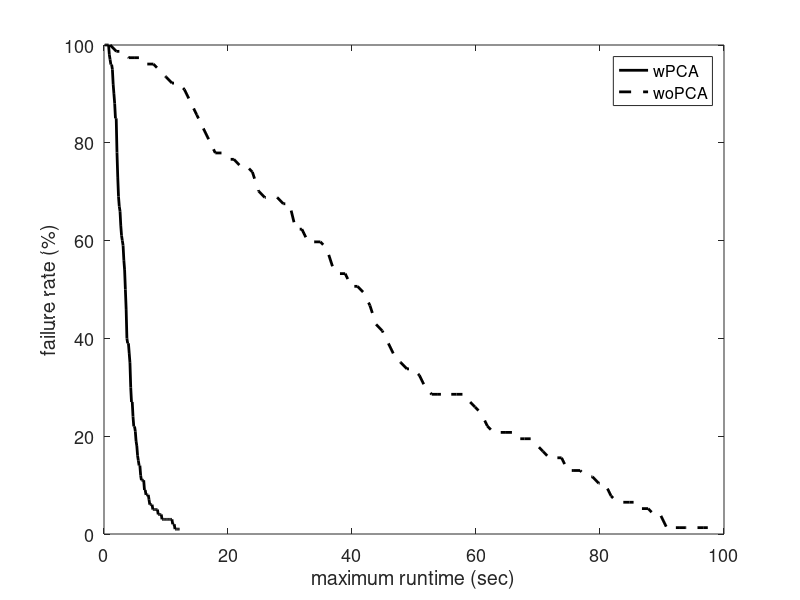

Write MATLAB code to recreate this figure.

clear all
clc

d = 0.2;
%%
planners = {'BiRRT','RRT','SBL'};
plannerType = planners{1};
switch plannerType
    case 'BiRRT'
        D{1} = load('Benchmark_BiRRT_PCS.txt'); 
        D{2} = load('Benchmark_BiRRT_GD.txt');
        D{1} = [d*ones(size(D{1},1),1) D{1}];
        D{2} = [d*ones(size(D{2},1),1) D{2}];
        D{1} = D{1}(D{1}(:,2)==1,:); 
        D{2} = D{2}(D{2}(:,2)==1,:); 
    case 'RRT'
        D{1} = load('Benchmark_RRT_envI_w_6.txt'); 
        D{2} = load('Benchmark_RRT_envI_wo.txt'); 
        fprintf('Failures: \t%.1f, %.1f \n', 100-sum(D{1}(:,1))/size(D{1},1)*100, 100-sum(D{2}(:,1))/size(D{2},1)*100);
        D{1} = [d*ones(size(D{1},1),1) D{1}];
        D{2} = [d*ones(size(D{2},1),1) D{2}];
        D{1} = D{1}(D{1}(:,2)==1,:); 
        D{2} = D{2}(D{2}(:,2)==1,:); 
    case 'SBL'

end

%%
disp(['Results for ' plannerType ':']);

%%

for k = 1:size(D,2)
    
    suc = D{k}(:,2)==1;
    F(:,k) = mean(D{k});
    
    tmin(k) = F(4,k);
end

% clc
disp('-----------------------------------');
fprintf('         \t\tw/\tw/o\n');
fprintf('Queries: \t\t%d\t%d\n', size(D{1},1), size(D{2},1));
fprintf('d =      \t\t%.1f\t%.1f\n', F(1,1), F(1,2));
fprintf('Avg. time (for d): \t%.2f\t%.2f \t(msec)\n', F(4,1)*1e3, F(4,2)*1e3);
fprintf('Min. time (for d): \t%.2f\t%.2f \t(msec)\n', min(D{1}(:,4))*1e3, min(D{2}(:,4))*1e3);
fprintf('Nodes in path:     \t%.1f\t%.1f\n', F(10,1), F(10,2));
fprintf('Nodes in trees:    \t%.1f\t%.1f\n', F(11,1), F(11,2));
disp('------------ Sampling -------------');
fprintf('Sampling time:    \t%.2f\t%.2f \t(msec)\n', F(15,1)*1e3, F(15,2)*1e3);
fprintf('Sampling count: \t%.1f\t%.1f \t(%%)\n', F(16,1)+F(17,1), F(16,2)+F(17,2));
fprintf('Sampling success: \t%.2f\t%.2f \t(%%)\n', 100*F(16,1)/(F(16,1)+F(17,1)), 100*F(16,2)/(F(16,2)+F(17,2)));
disp('------------ loc.-con. ------------');
fprintf('Loc.-con. time:    \t%.2f\t%.2f \t(msec)\n', F(12,1)*1e3, F(12,2)*1e3);
fprintf('Loc.-con. count:   \t%.2f\t%.2f \t\n', F(13,1), F(13,2));
fprintf('Loc.-con. success: \t%.2f\t%.2f \t(%%)\n', 100*F(14,1)/F(13,1), 100*F(14,2)/F(13,2));
disp('----------- Projection ------------');
fprintf('Proj. time:        \t%.2f\t%.2f \t(msec)\n', F(6,1)*1e3, F(6,2)*1e3);
fprintf('Proj. count:       \t%.2f\t%.2f \t\n', F(5,1), F(5,2));

%%
disp(' ');
fprintf('Speed-up (at d = %.1f):      %.2f\n', d, tmin(2)/tmin(1));

%%
%%
%%
% PCS
td = D{1}(:,4);
maxT = max(td);
T1 = linspace(0,maxT,100);
T1 = T1(2:end);
for i = 1:length(T1)
    sd = td < T1(i);
    md(i) = mean(td(sd));
    Md(i) = 1-sum(sd)/length(td);
end
%%
% GD
tg = D{2}(:,4);
maxT = max(tg);
T2 = linspace(0,maxT,100);
T2 = T2(2:end);
for i = 1:length(T2)
    sg = tg < T2(i);
    mg(i) = mean(tg(sg));
    Mg(i) = 1-sum(sg)/length(tg);
end

%%
h = figure(2);
clf
plot(T1,Md*100,'-k','linewidth',2);
hold on
plot(T2,Mg*100,'--k','linewidth',2);
hold off
xlabel('maximum runtime (sec)');
ylabel('failure rate (%)');
legend('wPCA','woPCA');
% xlim([0 8]);%max([T1 T2])]);
% title(plannerType);
set(gca,'fontsize',13);
% set(h, 'Position', [100, 100, 800, 400]);
% print PCS_NR_runtime.eps -depsc -r200